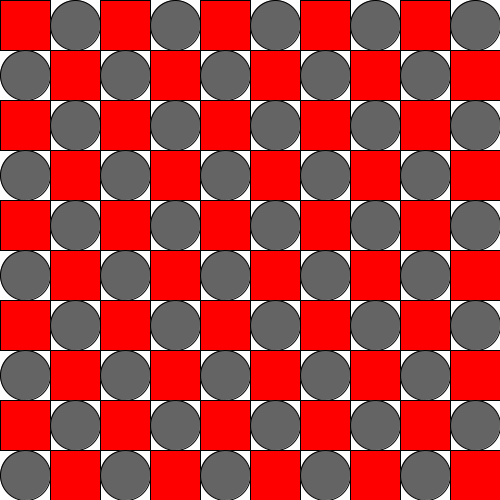
Frame 1 (no input)
Frame 60 (the mouse pressed at the canvas centre just before this capture): identical to frame 1, image omitted
Frame 120 (the mouse held since frame 60 and released just before this capture): identical to frame 1, image omitted

The Processing sketch that drew this single still picture (run headless with seeded random() and noise(); from frame 60 on, the mouse is pressed at the canvas centre):

// Processing sketch: for3_grilla3Alternada
// ── for3_grilla3Alternada.pde
int cant = 10;
int tam;

void setup() {
  size(500, 500);
  tam = width/cant;
}
void draw() {
  background(255);

  for (int i=0; i<cant; i++) {
    for (int j=0; j<cant; j++) {
      if ((i+j)%2==0) {
        fill(255, 0, 0);
        rect(i*tam, j*tam, tam, tam);
      } else {
        fill(100);
        ellipse(i*tam+tam/2, j*tam+tam/2, tam, tam);
      }
    }
  }
}
